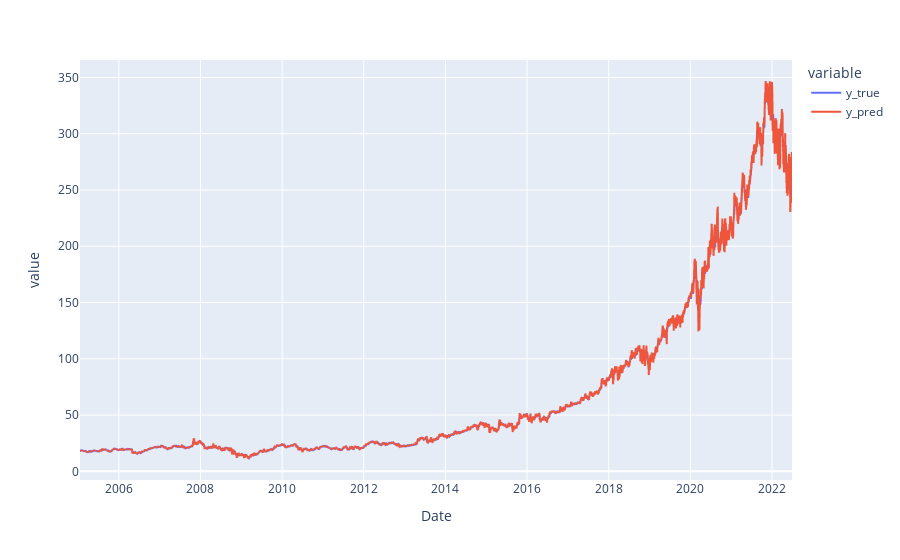

Here is the notebook cell this chart was saved with:
### Code cell
pd.DataFrame({'y_true': y_true.Close,'y_pred': y_reversed.Close}).plot()

### Figure 1 — Plotly figure (JSON) as saved in the notebook; plotly's stock layout.template omitted (floating-point values rounded to 4 significant figures; data arrays with more than 128 entries replaced by an {"elided": "..."} marker saying what was removed)
{"data": [{"hovertemplate": "variable=y_true<br>Date=%{x}<br>value=%{y}<extra></extra>", "legendgroup": "y_true", "line": {"color": "#636efa", "dash": "solid"}, "marker": {"symbol": "circle"}, "mode": "lines", "name": "y_true", "showlegend": true, "type": "scattergl", "x": {"elided": "4393 str values"}, "xaxis": "x", "y": {"elided": "4393 float values"}, "yaxis": "y"}, {"hovertemplate": "variable=y_pred<br>Date=%{x}<br>value=%{y}<extra></extra>", "legendgroup": "y_pred", "line": {"color": "#EF553B", "dash": "solid"}, "marker": {"symbol": "circle"}, "mode": "lines", "name": "y_pred", "showlegend": true, "type": "scattergl", "x": {"elided": "4393 str values"}, "xaxis": "x", "y": {"elided": "4393 float values"}, "yaxis": "y"}], "layout": {"legend": {"title": {"text": "variable"}, "tracegroupgap": 0}, "margin": {"t": 60}, "xaxis": {"anchor": "y", "domain": [0, 1], "title": {"text": "Date"}}, "yaxis": {"anchor": "x", "domain": [0, 1], "title": {"text": "value"}}}}
